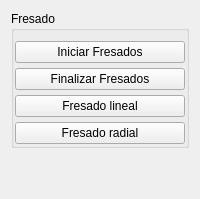
       <widget class="QWidget" name="tabWidget_functions_milling">
        <attribute name="title">
         <string/>
        </attribute>
        <layout class="QGridLayout" name="gridLayout_9">
         <item row="0" column="0">
          <widget class="QGroupBox" name="groupBox_milling">
           <property name="title">
            <string>Fresado</string>
           </property>
           <property name="flat">
            <bool>true</bool>
           </property>
           <layout class="QGridLayout" name="gridLayout_10">
            <property name="leftMargin">
             <number>1</number>
            </property>
            <property name="topMargin">
             <number>10</number>
            </property>
            <property name="rightMargin">
             <number>1</number>
            </property>
            <property name="bottomMargin">
             <number>1</number>
            </property>
            <property name="horizontalSpacing">
             <number>3</number>
            </property>
            <property name="verticalSpacing">
             <number>5</number>
            </property>
            <item row="3" column="0">
             <widget class="QPushButton" name="btn_radial_3">
              <property name="toolTip">
               <string>Realizar un movimiento radial de mecanizado para fresado</string>
              </property>
              <property name="statusTip">
               <string>Realizar un movimiento radial de mecanizado para fresado</string>
              </property>
              <property name="text">
               <string>Fresado radial</string>
              </property>
             </widget>
            </item>
            <item row="1" column="0">
             <widget class="QPushButton" name="btn_mill_end">
              <property name="toolTip">
               <string>Agrega los comandos de finalización para fresados</string>
              </property>
              <property name="statusTip">
               <string>Agrega los comandos de finalización para fresados</string>
              </property>
              <property name="text">
               <string>Finalizar Fresados</string>
              </property>
             </widget>
            </item>
            <item row="2" column="0">
             <widget class="QPushButton" name="btn_lineal_3">
              <property name="toolTip">
               <string>Realizar un movimiento lineal de mecanizado o posicionamiento para fresado</string>
              </property>
              <property name="statusTip">
               <string>Realizar un movimiento lineal de mecanizado o posicionamiento para fresado</string>
              </property>
              <property name="text">
               <string>Fresado lineal</string>
              </property>
             </widget>
            </item>
            <item row="0" column="0">
             <widget class="QPushButton" name="btn_mill_ini">
              <property name="toolTip">
               <string>Agrega los comandos de preparación para fresados</string>
              </property>
              <property name="statusTip">
               <string>Agrega los comandos de preparación para fresados</string>
              </property>
              <property name="text">
               <string>Iniciar Fresados</string>
              </property>
             </widget>
            </item>
           </layout>
          </widget>
         </item>
         <item row="1" column="0">
          <spacer name="verticalSpacer_8">
           <property name="orientation">
            <enum>Qt::Vertical</enum>
           </property>
           <property name="sizeHint" stdset="0">
            <size>
             <width>20</width>
             <height>40</height>
            </size>
           </property>
          </spacer>
         </item>
        </layout>
       </widget>
